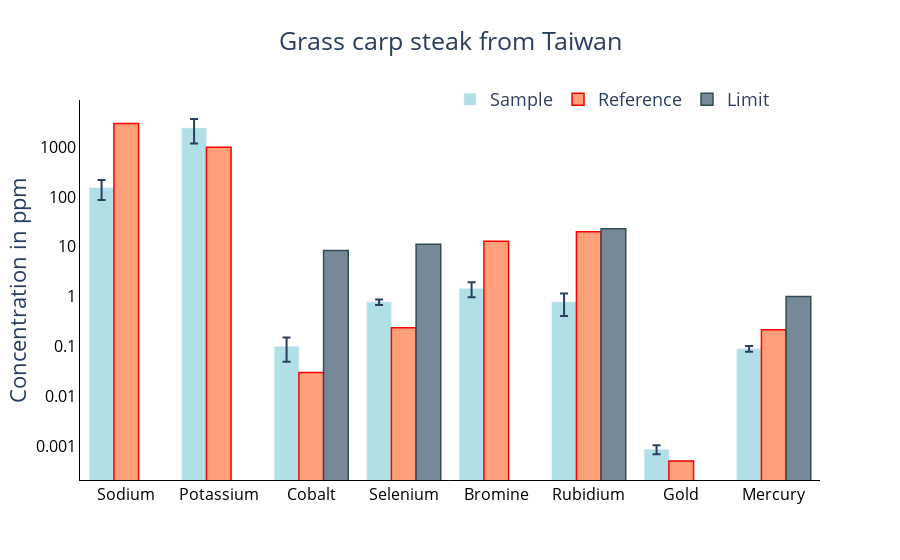

Source (notebook cell):
### Code cell
#sample 7
elements = ['Sodium', 'Potassium', 'Cobalt', 'Selenium', 'Bromine',
           'Rubidium', 'Gold', 'Mercury']

ppm = [153.35, 2436.11, 0.1, 0.78, 1.46, 0.78, 0.00086, 0.09]
x = np.linspace(1,len(ppm),len(ppm))
sys_unc = [66.67, 1247, 0.05, 0.077, 0.48, 0.37, 0.00016, 0.011]
stat_unc = [1.03, 96.54, 0.0087, 0.06, 0.06, 0.037, 0.000067, 0.0043]
tot_unc = []
for i in x:
    val = (sys_unc[int(i)-1]**2+stat_unc[int(i)-1]**2)**0.5
    tot_unc.append(val)

mpl_fig = plt.figure(figsize=(10,5))
ax = mpl_fig.add_subplot(111)
width = 0.25
p1 = ax.bar(x, ppm, width, color='powderblue', label='Element')

#reference values (based on averages)
ppm2 = [3000, 1000, 0.03, 0.237, 13, 20, 0.0005, 0.217]

#regulatory limits for the elements
limits = [0, 0, 8.48, 11.3, 0, 23, 0, 1]

#reference graph
p2 = ax.bar(x+0.25, ppm2, width, color='lightsalmon', edgecolor='red', alpha=0.3, label='Reference')
#error bars
p3 = plt.errorbar(x, ppm, yerr=tot_unc, fmt='.', ecolor='steelblue', capthick=1, capsize=2)
#limits graph
p4 = ax.bar(x-0.25, limits, width, color='lightslategray', edgecolor='k', label='Limit')

title_text = 'Grass carp steak from Taiwan'
plt.xlabel('Element')
plt.ylabel('Concentration in ppm')
plt.title('Element ppm of Sample 7: Grass carp steak from TAIWAN')
plt.legend()
plt.xticks(x, elements)
ax.set_yscale('log')
plt.show()

fig = go.Figure()
fig.add_trace(go.Bar(
    name='Sample',
    x=elements, 
    y=ppm,
    error_y=dict(type='data', array=tot_unc),
    marker_color='powderblue',
#    line_color='steelblue'
))
fig.add_trace(go.Bar( 
    name='Reference',
    x=elements,
    y=ppm2,
    marker_color='lightsalmon',
    marker_line_color='red',
    marker_line_width=1.5
))
fig.add_trace(go.Bar( 
    name='Limit',
    x=elements,
    y=limits,
    marker_color='lightslategray',
    marker_line_color='darkslategray',
    marker_line_width=1.5
))

fig.update_layout(yaxis_type="log")
fig.update_layout(plot_bgcolor='white')#,width=700, height=700)
fig.update_yaxes(linecolor='black',tickcolor='black',
                 tickfont=dict(color='black', size=16))
fig.update_xaxes(linecolor='black',tickfont=dict(color='black', size=16))
fig.update_layout(legend_orientation="h",legend=dict(x=0.5, y=1.05))
fig.update_layout(barmode='group')
fig.update_layout(title=title_text, title_x=0.5,
                  yaxis_title=y_title,
                  font=dict(size=18)
)

fig.show()
fig.write_html("2017-sample7.html",include_plotlyjs=False)

### Figure 1 — Plotly figure (JSON) as saved in the notebook; plotly's stock layout.template omitted (floating-point values rounded to 4 significant figures)
{"data": [{"error_y": {"array": [66.68, 1251.0, 0.05075, 0.09762, 0.4837, 0.3718, 0.0001735, 0.01181], "type": "data"}, "marker": {"color": "powderblue"}, "name": "Sample", "type": "bar", "x": ["Sodium", "Potassium", "Cobalt", "Selenium", "Bromine", "Rubidium", "Gold", "Mercury"], "y": [153.3, 2436.0, 0.1, 0.78, 1.46, 0.78, 0.00086, 0.09]}, {"marker": {"color": "lightsalmon", "line": {"color": "red", "width": 1.5}}, "name": "Reference", "type": "bar", "x": ["Sodium", "Potassium", "Cobalt", "Selenium", "Bromine", "Rubidium", "Gold", "Mercury"], "y": [3000, 1000, 0.03, 0.237, 13, 20, 0.0005, 0.217]}, {"marker": {"color": "lightslategray", "line": {"color": "darkslategray", "width": 1.5}}, "name": "Limit", "type": "bar", "x": ["Sodium", "Potassium", "Cobalt", "Selenium", "Bromine", "Rubidium", "Gold", "Mercury"], "y": [0, 0, 8.48, 11.3, 0, 23, 0, 1]}], "layout": {"barmode": "group", "font": {"size": 18}, "legend": {"orientation": "h", "x": 0.5, "y": 1.05}, "plot_bgcolor": "white", "title": {"text": "Grass carp steak from Taiwan", "x": 0.5}, "xaxis": {"linecolor": "black", "tickfont": {"color": "black", "size": 16}}, "yaxis": {"linecolor": "black", "tickcolor": "black", "tickfont": {"color": "black", "size": 16}, "title": {"text": "Concentration in ppm"}, "type": "log"}}}
